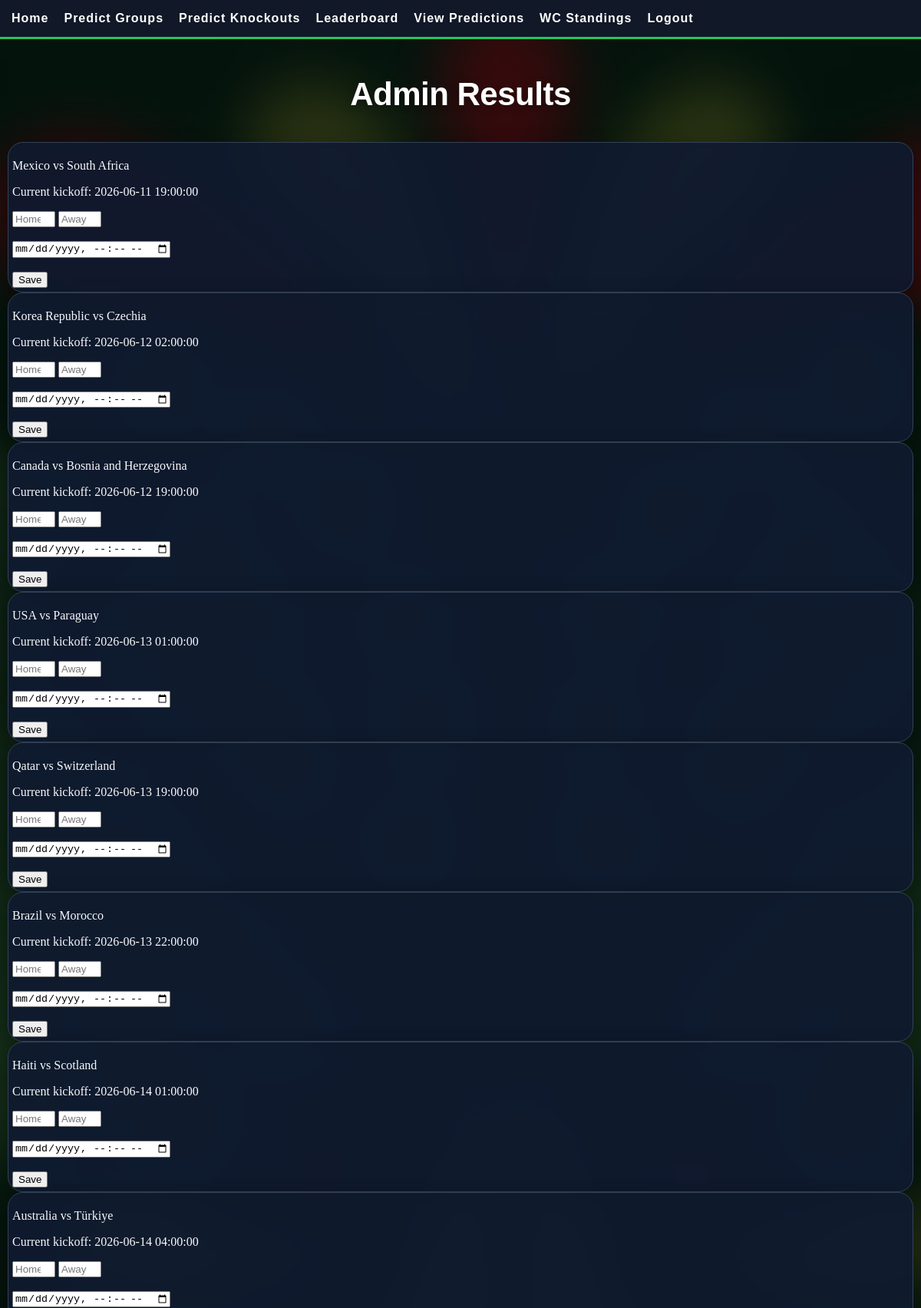
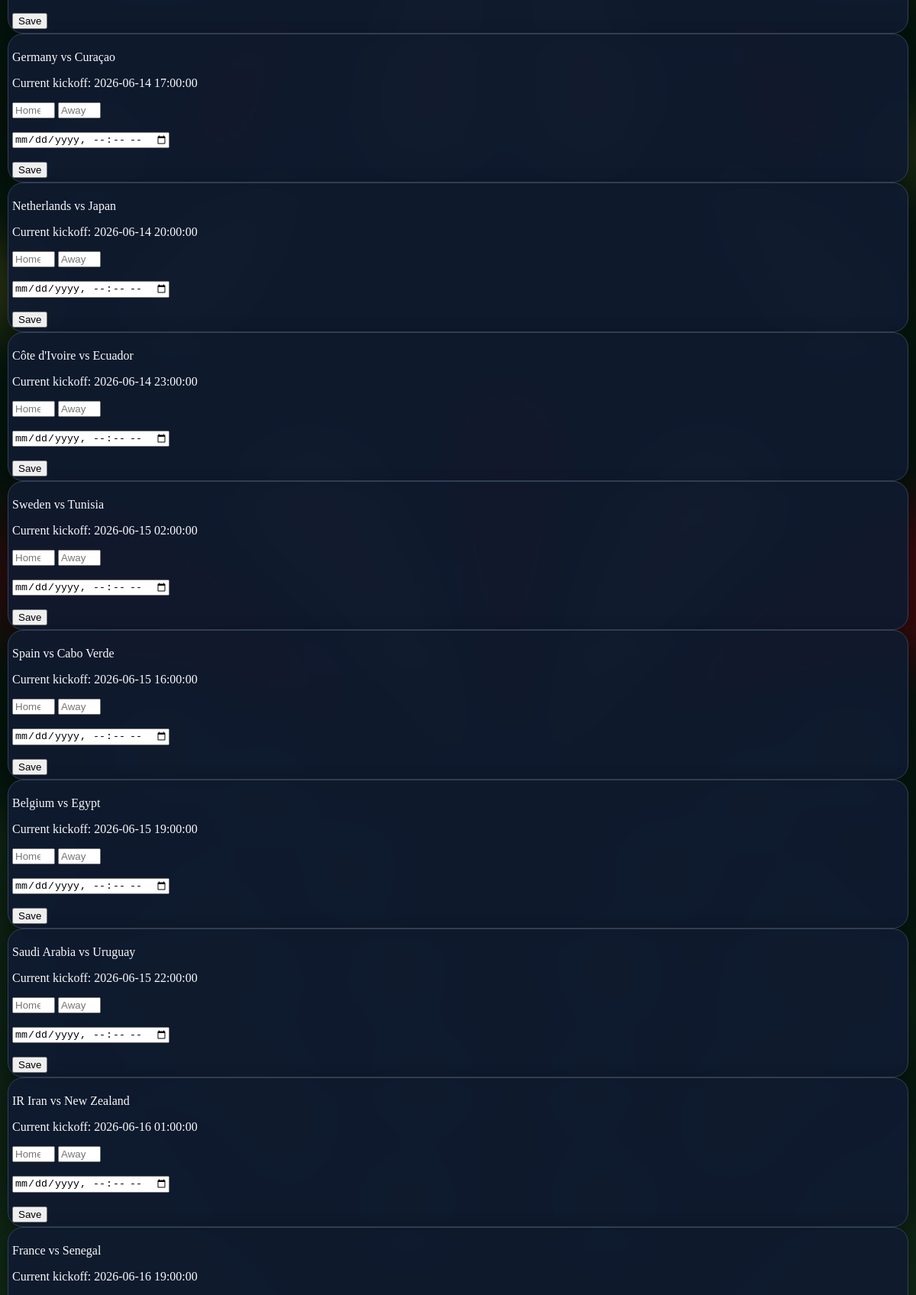
The app's page /admin-results (upper part) with its own data (2 pictures, top to bottom).
### app.py (models this page shows)
class Fixture(db.Model):
    id = db.Column(
        db.Integer,
        primary_key=True
    )
    home_team = db.Column(
        db.String(100)
    )
    away_team = db.Column(
        db.String(100)
    )
    home_flag = db.Column(
        db.String(100)
    )
    away_flag = db.Column(
        db.String(100)
    )
    match_date = db.Column(
        db.String(50)
    )
    kickoff = db.Column(
    db.DateTime
    )
    home_score = db.Column(
    db.Integer,
    nullable=True
)
    stage = db.Column(
    db.String(50)
)
    away_score = db.Column(
    db.Integer,
    nullable=True
)
    group_name = db.Column(
    db.String(10)
)

### app.py (the view)
@app.route('/admin-results')
def admin_results():
    fixtures = Fixture.query.all()
    return render_template(
        'admin_results.html',
        fixtures=fixtures
    )

### app.py (called while the page is built)
@app.context_processor
def inject_background():
    backgrounds = ['canada.jpg', 'usa.jpg', 'mexico.jpg']
    return {'bg_image': random.choice(backgrounds)}

### templates/admin_results.html (shortened to what this page needs)
{% extends 'base.html' %}
{% block content %}
<h1>
    Admin Results
</h1>
{% for fixture in fixtures %}
<div class="fixture-card">
    <p>
        {{ fixture.home_team }}
        vs
        {{ fixture.away_team }}
    </p>
    <p>
        Current kickoff:
        {{ fixture.kickoff }}
    </p>
    <form
        action="/update-result"
        method="POST"
    >
        <input
            type="number"
            name="home_score"
            min="0"
            max="19"
            placeholder="Home"
        >
        <input
            type="number"
            name="away_score"
            min="0"
            max="19"
            placeholder="Away"
        >
        <br><br>
        <input
            type="datetime-local"
            name="kickoff"
        >
        <br><br>
        <button type="submit">
            Save
        </button>
    </form>
</div>
{% endfor %}
{% endblock %}

### static/style.css (style rules this page uses)
body { font-family: 'Eras Demi ITC'; margin: 0; min-height: 100vh; color: #f8fafc; background-image: url('/static/images/bg-mexico.png') !important; background-size: cover !important; background-position: center center !important; background-repeat: no-repeat !important; background-attachment: fixed !important; }
h1, h2, h3 { font-family: 'Eras Bold ITC', sans-serif; letter-spacing: 1px; text-align: center; margin-top: 5px; margin-bottom: 5px; font-size: clamp(14px, 4vw, 20px); font-weight: 200; color: #f8fafc; }
.fixture-card, .group-card, .knockout-card, .home-card, .rules-section, .admin-card { background: rgba(16, 27, 48, 0.92); border-radius: 20px; padding: 5px; border: 1px solid #334155; box-shadow: 0 8px 24px rgba(0,0,0,0.35); overflow: hidden; }
h1 { text-align: center; margin-top: 8px; margin-bottom: 24px; font-size: clamp(28px, 4vw, 42px); font-weight: 700; color: #111827; letter-spacing: -0.5px; line-height: 1.15; }
h1::after { content: ""; display: block; width: 200px; height: 4px; margin: 10px auto 0; border-radius: 999px; }
h1 { color: #ffffff !important; text-align: center; margin-top: 0px; margin-bottom: 24px; font-size: clamp(28px, 4vw, 42px); font-weight: 700; text-shadow: 0 2px 10px rgba(0,0,0,0.35); }

### records on screen
Fixture: home_team "Mexico", away_team "South Africa", kickoff "2026-06-11 19:00:00"
Fixture: home_team "Korea Republic", away_team "Czechia", kickoff "2026-06-12 02:00:00"
Fixture: home_team "Canada", away_team "Bosnia and Herzegovina", kickoff "2026-06-12 19:00:00"
Fixture: home_team "USA", away_team "Paraguay", kickoff "2026-06-13 01:00:00"
Fixture: home_team "Qatar", away_team "Switzerland", kickoff "2026-06-13 19:00:00"
Fixture: home_team "Brazil", away_team "Morocco", kickoff "2026-06-13 22:00:00"
Fixture: home_team "Haiti", away_team "Scotland", kickoff "2026-06-14 01:00:00"
Fixture: home_team "Australia", away_team "Türkiye", kickoff "2026-06-14 04:00:00"
Fixture: home_team "Germany", away_team "Curaçao", kickoff "2026-06-14 17:00:00"
Fixture: home_team "Netherlands", away_team "Japan", kickoff "2026-06-14 20:00:00"
Fixture: home_team "Côte d'Ivoire", away_team "Ecuador", kickoff "2026-06-14 23:00:00"
Fixture: home_team "Sweden", away_team "Tunisia", kickoff "2026-06-15 02:00:00"
Fixture: home_team "Spain", away_team "Cabo Verde", kickoff "2026-06-15 16:00:00"
Fixture: home_team "Belgium", away_team "Egypt", kickoff "2026-06-15 19:00:00"
Fixture: home_team "Saudi Arabia", away_team "Uruguay", kickoff "2026-06-15 22:00:00"
Fixture: home_team "IR Iran", away_team "New Zealand", kickoff "2026-06-16 01:00:00"
Fixture: home_team "France", away_team "Senegal", kickoff "2026-06-16 19:00:00"
